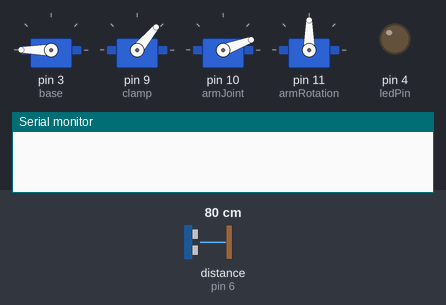
This sketch was run on a simulated Arduino Uno, built with avr-gcc and run on an emulated ATmega328P. On the bench: 4 × servo, output pins drawn as LEDs (lit = HIGH), the last lines printed to the serial monitor. Wiring (inferred from the names in the program): ultrasonic range finder: trigger pin 5; echo pin 6. The test bench sets the inputs (shaded band); at power-on: distance to the obstacle (sensor on pin 6) 80 cm. The echo pulse lasts 58.3 µs per cm; pins used as bus, display or sensor lines are not drawn.

Above: at 4.5 s.
4.6 s: distance to the obstacle (sensor on pin 6) set to 10 cm
6.1 s: distance to the obstacle (sensor on pin 6) set to 7 cm
At 7.4 s:
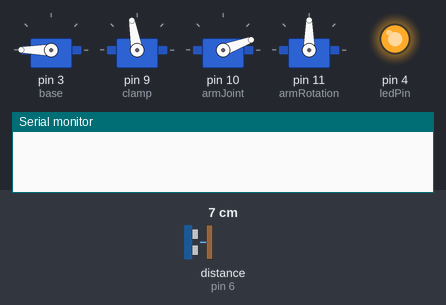
At 10.5 s:
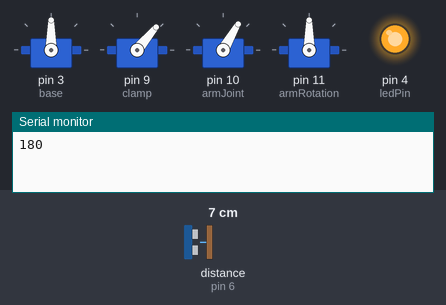
12.1 s: distance to the obstacle (sensor on pin 6) set to 18 cm
At 12.3 s:
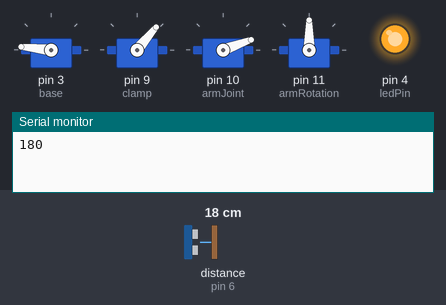
Timing chart, 0 to 15.1 s (numbered marks = the images above; inputs shaded):
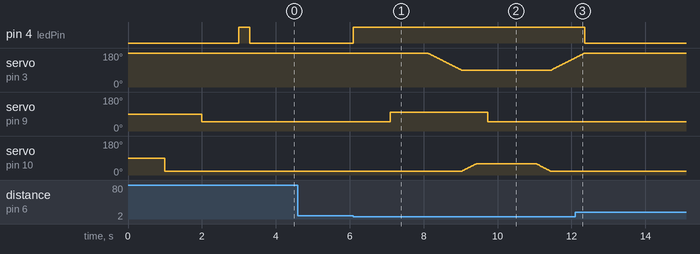

Measured:
- the behaviour switches between 9 and 8 cm on distance to the obstacle (sensor on pin 6) (found by bisection; images 0 and 1)
- after the input at 4.6 s, every drawn part: stays the same
- after the input at 6.1 s, pin 4 (ledPin): LOW → HIGH at once; servo on pin 9 (clamp): 50° → 100° after 1.0 s, → 50° 2.6 s later; servo on pin 10 (armJoint): rises from 20° to 60° in 0.38 s, then falls to 20° in 2.0 s
- after the input at 12.1 s, pin 4 (ledPin): HIGH → LOW after 0.26 s; servo on pin 3 (base): goes on until 12.4 s, then stays 180°; servo on pin 9 (clamp): stays 50° (without the input it goes to 100° after 1.3 s); servo on pin 10 (armJoint): stays 20° (without the input it goes to 22° after 3.2 s)

The sketch:

roboticArm.ino
```cpp
#include <Servo.h>
#define trigPin 5
#define echoPin 6
#define ledPin 4

Servo base;
Servo clamp;
Servo armJoint;
Servo armRotation;

void setup() {
  base.attach(3);
  clamp.attach(9);
  armJoint.attach(10);
  armRotation.attach(11);
  pinMode(trigPin, OUTPUT);
  pinMode(echoPin, INPUT);
  pinMode(ledPin, OUTPUT);
  Serial.begin(9600);
  initArm();
}

void loop() {
  if (echo() < 9) {
    ledState(true);
    delay(1000);
    holdObject();
    moveArmToCenter(180);
    dropObject();
    moveArmToLeft(90);
    ledState(false);
  }
}

void moveArm(int rotation) {
  base.write(rotation);
  delay(1000);
}

void holdObject() {
  clamp.write(100);
  delay(1000);
}

void releaseObject() {
  clamp.write(50);
  delay(1000);
}

void armAngle(int rotation) {
  armJoint.write(rotation);
  delay(1000);
}

void clampOrientation(int orientation) {
  armRotation.write(orientation);
  delay(1000);
}

void initArm() {
  moveArm(180);
  armAngle(20);
  releaseObject();
  ledState(true);
  delay(300);
  ledState(false);
}

void ledState(boolean state) {
  if (state) {
    digitalWrite(ledPin, HIGH);
  }
  else {
    digitalWrite(ledPin, LOW);
  }
}

int echo() {
  long duration, distance;
  digitalWrite(trigPin, LOW);
  delayMicroseconds(2);
  digitalWrite(trigPin, HIGH);
  delayMicroseconds(10);
  digitalWrite(trigPin, LOW);
  duration = pulseIn(echoPin, HIGH);
  distance = (duration / 2) / 29.1;
  return distance;
}

void moveArmToLeft(int currentPos) {
  for (int pos = currentPos; pos <= 180; pos += 1) {
    base.write(pos);
    delay(10);
  }
  Serial.println(currentPos);
}

void moveArmToCenter(int currentPos) {
  for (int pos = currentPos; pos >= 90; pos -= 1) {
    base.write(pos);
    delay(10);
  }
  Serial.println(currentPos);
}

void dropObject() {
  for (int pos = 20; pos <= 60; pos += 1) {
    armJoint.write(pos);
    delay(10);
  }
  delay(300);
  releaseObject();
  delay(300);
  for (int pos = 60; pos >= 20; pos -= 1) {
    armJoint.write(pos);
    delay(10);
  }
}
```
